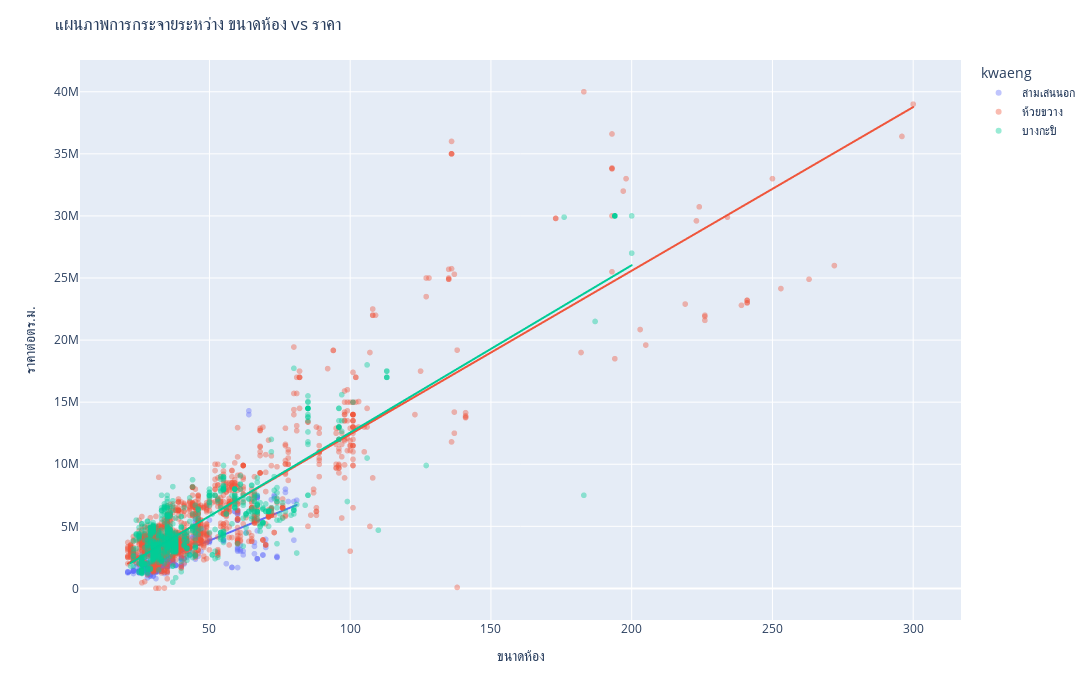

Notebook code cell kept with this figure:
### Code cell
fig = px.scatter(df5, x="space", y="price", color="kwaeng", trendline="ols", opacity=0.4)

fig.update_layout(
    title="แผนภาพการกระจายระหว่าง ขนาดห้อง vs ราคา",
    xaxis_title="ขนาดห้อง",
    yaxis_title="ราคาต่อตร.ม.",
    width = 1100,
    height = 700
)

fig.show()

### Figure 1 — Plotly figure (JSON) as saved in the notebook; plotly's stock layout.template omitted (floating-point values rounded to 4 significant figures; data arrays with more than 128 entries replaced by an {"elided": "..."} marker saying what was removed)
{"data": [{"hovertemplate": "kwaeng= สามเสนนอก<br>space=%{x}<br>price=%{y}<extra></extra>", "legendgroup": " สามเสนนอก", "marker": {"color": "#636efa", "opacity": 0.4, "symbol": "circle"}, "mode": "markers", "name": " สามเสนนอก", "showlegend": true, "type": "scattergl", "x": {"elided": "471 int values"}, "xaxis": "x", "y": {"elided": "471 int values"}, "yaxis": "y"}, {"hovertemplate": "<b>OLS trendline</b><br>price = 92428.9 * space + -768466<br>R<sup>2</sup>=0.509276<br><br>kwaeng= สามเสนนอก<br>space=%{x}<br>price=%{y} <b>(trend)</b><extra></extra>", "legendgroup": " สามเสนนอก", "marker": {"color": "#636efa", "symbol": "circle"}, "mode": "lines", "name": " สามเสนนอก", "showlegend": false, "type": "scattergl", "x": {"elided": "471 int values"}, "xaxis": "x", "y": {"elided": "471 float values"}, "yaxis": "y"}, {"hovertemplate": "kwaeng= ห้วยขวาง<br>space=%{x}<br>price=%{y}<extra></extra>", "legendgroup": " ห้วยขวาง", "marker": {"color": "#EF553B", "opacity": 0.4, "symbol": "circle"}, "mode": "markers", "name": " ห้วยขวาง", "showlegend": true, "type": "scattergl", "x": {"elided": "1604 int values"}, "xaxis": "x", "y": {"elided": "1604 int values"}, "yaxis": "y"}, {"hovertemplate": "<b>OLS trendline</b><br>price = 131783 * space + -769280<br>R<sup>2</sup>=0.775980<br><br>kwaeng= ห้วยขวาง<br>space=%{x}<br>price=%{y} <b>(trend)</b><extra></extra>", "legendgroup": " ห้วยขวาง", "marker": {"color": "#EF553B", "symbol": "circle"}, "mode": "lines", "name": " ห้วยขวาง", "showlegend": false, "type": "scattergl", "x": {"elided": "1604 int values"}, "xaxis": "x", "y": {"elided": "1604 float values"}, "yaxis": "y"}, {"hovertemplate": "kwaeng= บางกะปิ<br>space=%{x}<br>price=%{y}<extra></extra>", "legendgroup": " บางกะปิ", "marker": {"color": "#00cc96", "opacity": 0.4, "symbol": "circle"}, "mode": "markers", "name": " บางกะปิ", "showlegend": true, "type": "scattergl", "x": {"elided": "802 int values"}, "xaxis": "x", "y": {"elided": "802 int values"}, "yaxis": "y"}, {"hovertemplate": "<b>OLS trendline</b><br>price = 134749 * space + -921782<br>R<sup>2</sup>=0.768516<br><br>kwaeng= บางกะปิ<br>space=%{x}<br>price=%{y} <b>(trend)</b><extra></extra>", "legendgroup": " บางกะปิ", "marker": {"color": "#00cc96", "symbol": "circle"}, "mode": "lines", "name": " บางกะปิ", "showlegend": false, "type": "scattergl", "x": {"elided": "802 int values"}, "xaxis": "x", "y": {"elided": "802 float values"}, "yaxis": "y"}], "layout": {"height": 700, "legend": {"title": {"text": "kwaeng"}, "tracegroupgap": 0}, "margin": {"t": 60}, "title": {"text": "แผนภาพการกระจายระหว่าง ขนาดห้อง vs ราคา"}, "width": 1100, "xaxis": {"anchor": "y", "domain": [0, 1], "title": {"text": "ขนาดห้อง"}}, "yaxis": {"anchor": "x", "domain": [0, 1], "title": {"text": "ราคาต่อตร.ม."}}}}
